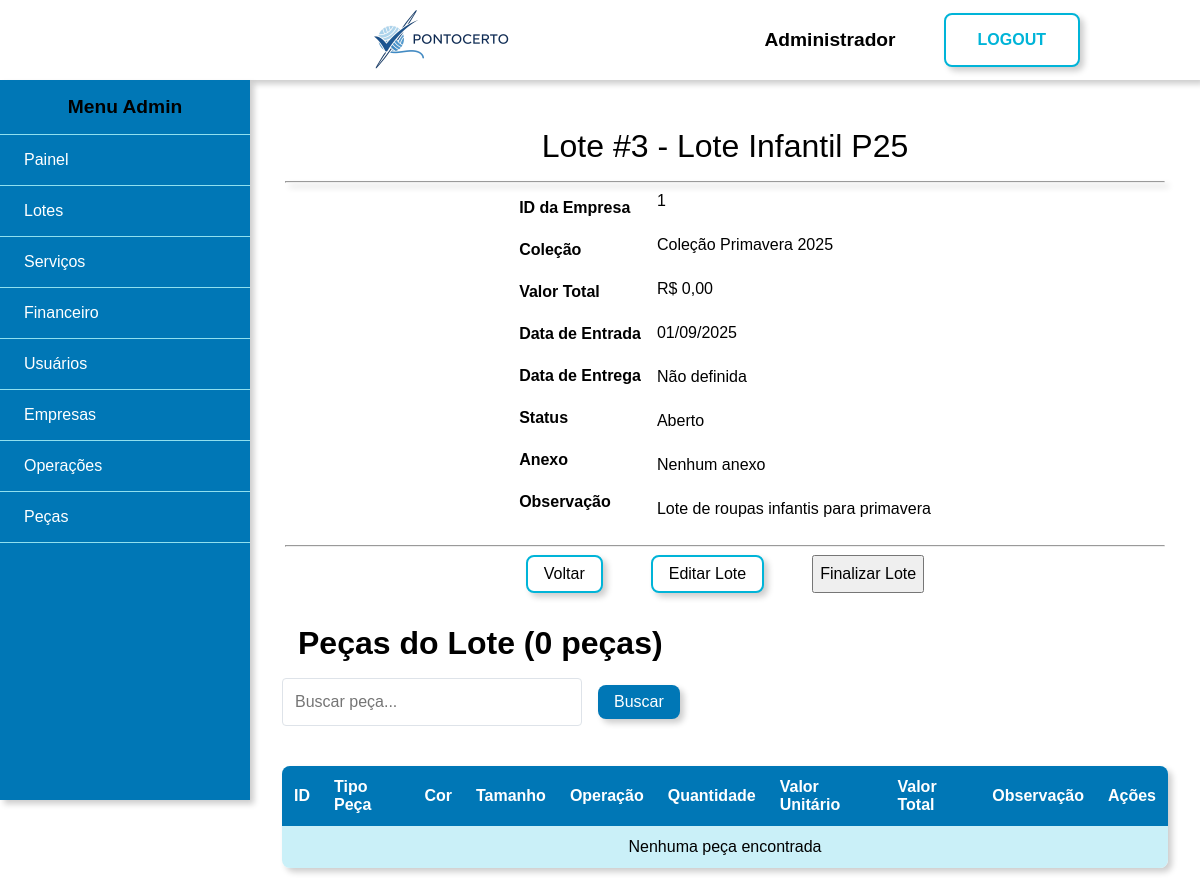
/admin/visualizar-lote?id=3 (signed in), run on the app's committed database.
### tables this page shows
CREATE TABLE usuarios (
    id int PRIMARY KEY AUTO_INCREMENT,
    tipo enum('admin', 'costureira') NOT NULL DEFAULT 'costureira',
    nome varchar(50) NOT NULL,
    cpf varchar(11) NOT NULL UNIQUE,
    email varchar(250) NOT NULL UNIQUE,
    telefone varchar(11) NOT NULL,
    cep varchar(8) NOT NULL,
    logradouro varchar(250),
    complemento varchar(50),
    cidade varchar(100),
    tipo_chave_pix enum('cpf', 'cnpj', 'email', 'telefone', 'aleatoria') DEFAULT 'cpf',
    chave_pix varchar(250),
    senha varchar(255) NOT NULL,
    banco int NULL DEFAULT 0,
    agencia INT NULL DEFAULT 0,
    conta INT NULL DEFAULT 0,
    especialidade_id INT NOT NULL DEFAULT 2,
    ativo TINYINT DEFAULT 1,
    created_at TIMESTAMP DEFAULT CURRENT_TIMESTAMP,
    updated_at TIMESTAMP DEFAULT CURRENT_TIMESTAMP ON UPDATE CURRENT_TIMESTAMP
 );

CREATE TABLE lotes (
    id INT PRIMARY KEY AUTO_INCREMENT,
    empresa_id VARCHAR(50) NOT NULL,
    colecao VARCHAR(100) NOT NULL,
    nome VARCHAR(100) NOT NULL,
    observacao TEXT,
    data_entrada DATE NOT NULL,
    data_entrega DATE,
    valor_total DECIMAL(12, 2) DEFAULT 0.00,
    status ENUM('Aberto', 'Entregue', 'Cancelado') DEFAULT 'Aberto',
    anexos VARCHAR(500),
    ativo TINYINT DEFAULT 1,
    created_at TIMESTAMP DEFAULT CURRENT_TIMESTAMP,
    updated_at TIMESTAMP DEFAULT CURRENT_TIMESTAMP ON UPDATE CURRENT_TIMESTAMP
);

### views/admin/visualizar-lote.php (the view, shortened to what the rows shown need)
<div class="conteudo flex">
    <form class="formulario-cadastro">
        <div class="titulo">Lote #<?= htmlspecialchars($lote['id']) ?> - <?= htmlspecialchars($lote['nome']) ?></div>
        <hr class="shadow">
        <span class="lista-informacoes flex center">
            <span class="lista-informacoes-coluna bold flex vertical">
            </span>
            <span class="lista-informacoes-coluna flex vertical">
                <span class="flex v-center" style="min-height:20px"><?= htmlspecialchars($lote['empresa_id']) ?></span>
                <span class="flex v-center" style="min-height:20px"><?= htmlspecialchars($lote['colecao']) ?></span>
                <span class="flex v-center" style="min-height:20px">R$ <?= number_format($lote['valor_total'], 2, ',', '.') ?></span>
                <span class="flex v-center" style="min-height:20px"><?= date('d/m/Y', strtotime($lote['data_entrada'])) ?></span>
                <span class="flex v-center" style="min-height:20px"><?= $lote['data_entrega'] ? date('d/m/Y', strtotime($lote['data_entrega'])) : 'Não definida' ?></span>
                <span class="flex v-center status-<?= strtolower($lote['status']) ?>" style="min-height:20px"><?= htmlspecialchars($lote['status']) ?></span>
                <span class="flex v-center" style="min-height:20px">
                    <?php if (!empty($lote['anexos'])): ?>
                        <a href="<?= BASE_URL ?>uploads/lotes/<?= htmlspecialchars($lote['anexos']) ?>"
                           target="_blank" class="botao-link">
                          Ver Anexo
                        </a>
                    <?php else: ?>
                        Nenhum anexo
                    <?php endif; ?>
                </span>
                <span class="flex v-center" style="min-height:20px"><?= htmlspecialchars($lote['observacao'] ?? 'Nenhuma') ?></span>
            </span>
        </span>
        <br>
        <hr>
        <div class="flex h-center l-gap">
            <a href="<?= BASE_URL ?>admin/lotes" class="botao">Voltar</a>
            <?php if ($lote['status'] === 'Aberto'): ?>
                <a href="<?= BASE_URL ?>admin/editar-lote?id=<?= $lote['id'] ?>" class="botao">Editar Lote</a>
                <button type="button" class="botao-verde" onclick="abrirModalFinalizar()">
                </button>
            <?php elseif ($lote['status'] === 'Entregue'): ?>
                <a href="<?= BASE_URL ?>admin/editar-lote?id=<?= $lote['id'] ?>" class="botao">Editar Lote</a>
            <?php endif; ?>
        </div>
        <div style="margin-top: 2rem;">
            <h3>Peças do Lote (<?= $totalPecas ?> peças)</h3>
            <div class="filtro flex v-center s-gap" style="margin-bottom: 20px;">
            </div>
            <div class="tabela">
                <table cellspacing='0' class="redondinho shadow" id="tabelaPecas">
                    <thead>
                        <tr>
                            <th class="ae">ID</th>
                            <th class="ae">Tipo Peça</th>
                            <th class="ae">Cor</th>
                            <th class="ae">Tamanho</th>
                            <th class="ae">Operação</th>
                            <th class="ae">Quantidade</th>
                            <th class="ae">Valor Unitário</th>
                            <th class="ae">Valor Total</th>
                            <th class="ae">Observação</th>
                            <th class="ac">Ações</th>
                        </tr>
                    </thead>
                </table>
            </div>
        </div>
    </form>
</div>

### views/shared/header.php (shortened to what the rows shown need)
<!DOCTYPE html>
<html lang="pt-BR">
<head>
    <link rel="stylesheet" href="<?php echo ASSETS_URL?>css/style.css">
</head>
<body>
    <?php if ($login ?? false): ?>
        <div class="principal azul flex center">
    <?php else: ?>
        <div class="principal">
            <?php if ($usuarioLogado ?? false): ?>
                <div class="topo flex h-center shadow">
                    <a class="imagem-topo" href="<?= $dashboardLink ?>">
                        <img src="<?php echo ASSETS_URL?>img/banner.png" alt="banner">
                    </a>
                    <span class="flex l-gap v-center">
                        <span class="nome-usuario"><?= htmlspecialchars($nomeUsuario) ?></span>
                        <a href="<?= BASE_URL ?>logout" class="botao-grande">LOGOUT</a>
                    </span>
                </div>
            <?php endif; ?>
    <?php endif; ?>

### data on the page
usuarios: nome "Administrador"
lotes: id "3", nome "Lote Infantil P25", empresa "1", colecao "Coleção Primavera 2025", valor_total "0,00", data_entrada "01/09/2025", status "Aberto", observacao "Lote de roupas infantis para primavera"

### other printed values
$userRole "Admin"
$item['label'] "Painel"
$item['label'] "Lotes"
$item['label'] "Serviços"
$item['label'] "Financeiro"
$item['label'] "Usuários"
$item['label'] "Empresas"
$item['label'] "Operações"
$item['label'] "Peças"
$totalPecas "0"
